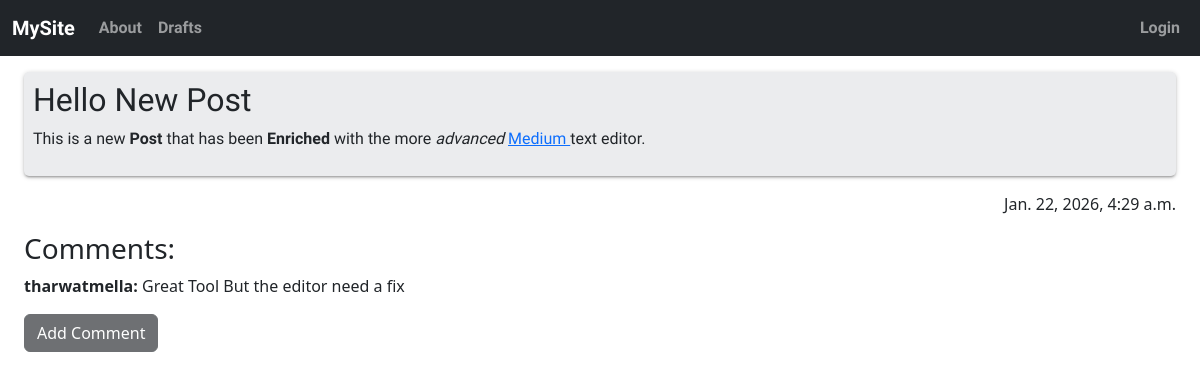
/postdetail/28, run on an earlier commit of the app's database.
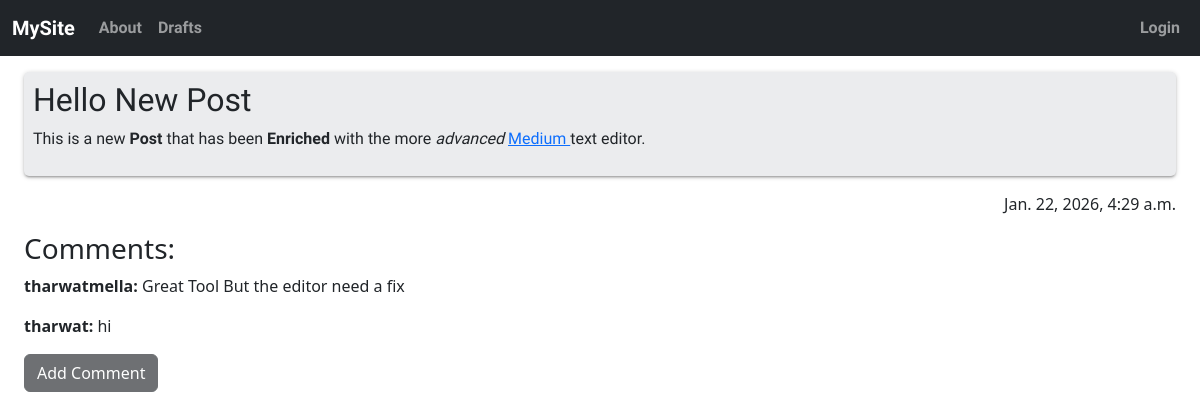
And on a later commit of the database.
### basic_app/models.py (models this page shows, shortened)
class Post(models.Model):
    author = models.ForeignKey("auth.User", on_delete=models.CASCADE)
    title = models.CharField(max_length=30)
    text = models.TextField()
    is_Published = models.BooleanField(default=False)
    creation_date = models.DateTimeField(
        default=timezone.now,
    )
    publication_date = models.DateTimeField(null=True, blank=True)

class Comment(models.Model):
    post = models.ForeignKey(Post, on_delete=models.CASCADE)
    user = models.ForeignKey("auth.User", on_delete=models.CASCADE)
    text = models.TextField()
    creation_date = models.DateTimeField(default=timezone.now)
    approved = models.BooleanField(default=False)

### basic_app/views.py (the view)
# urls.py: path("postdetail/<int:pk>", PostDetail.as_view(), name="detail"),
class PostDetail(DetailView):
    model = Post
    def get(self, request, *args, **kwargs):
        result = super().get(self, request, *args, **kwargs)
        if self.object.author == request.user or self.object.is_Published:
            return result
        else:
            return redirect("/")
    def get_context_data(self, **kwargs):
        result=super().get_context_data(**kwargs)
        if self.request.user.is_authenticated:
            blocked = Blocklist.objects.filter(post=self.object, user=self.request.user)
            if blocked:
                result["commentAllowed"] = False
            else:
                result["commentAllowed"] = True
        return result

### basic_app/templates/basic_app/post_detail.html (shortened to what this page needs)
{% extends "basic_app/base.html" %}
{%block body%}
<div class="post mt-3">
    <h2 class="posttitle">{{post.title}}</h2>
    <div>{{post.text|safe}}</div>
</div>
<div>
    {% if post.is_Published %}
    <p class="text-end mt-3 fw-lighter fs-6">{{post.publication_date}}</p>
    {% else %}
    <p class="text-end mt-3 fw-lighter fs-6">the Post is still Draft Please Delete or Publish</p>
    <a class="btn btn-primary" href={%url 'blog:postPublish' post.pk%}>Publish</a>
    {% endif %}
</div>
<div class="comments mt-3">
    <h3>Comments:</h3>
    {%for comment in post.comment_set.all%}
    {% if post.author == user %}
    <p><b>{{comment.user}}: </b>{{comment.text|safe}}
        {%if comment.isBanned%}
        <a href={%url "blog:ban" userpk=comment.user.pk postpk=post.pk%}> UnBan </a>
        {%else%}
        <a href={%url "blog:ban" userpk=comment.user.pk postpk=post.pk%}> Ban </a>
        {% endif %}
        {% if not comment.approved %}
        <a type="button" class="btn btn-dark btn-sm" href={%url 'blog:commentApprove' comment.pk%}>Approve</a>
        <a type="button" class="btn btn-dark btn-sm" href={%url 'blog:commentRemove' comment.pk%}>Remove</a>
        {% endif %}
    </p>
    {% elif comment.approved %}
    <p><b>{{comment.user}}: </b>{{comment.text}}</p>
    {%endif%}
    {%endfor%}
</div>
{%if commentAllowed%}
<a class="btn btn-dark" href={%url 'blog:createComment' post.pk%}>Add Comment</a>
{% else %}
<a class="btn btn-dark disabled" href={%url 'blog:createComment' post.pk%}>Add Comment</a>
{%endif%}
{%endblock%}

### basic_app/templates/basic_app/base.html (shortened to what this page needs)
<!DOCTYPE html>
{%load static%}
<html lang="en">
<head>
    <link href="https://cdn.jsdelivr.net/npm/bootstrap@5.3.8/dist/css/bootstrap.min.css" rel="stylesheet"
>
    <link rel="stylesheet" href="//cdn.jsdelivr.net/npm/medium-editor@latest/dist/css/medium-editor.min.css"
        type="text/css" media="screen" charset="utf-8">
    <link rel="stylesheet" href="{% static 'css/blog.css'%}">
</head>
<body class="">
    <nav class="navbar navbar-expand-md navbar-dark bg-dark fonted">
        <div class="container-fluid">
            <a class="rainbow-text navbar-brand" href={%url "blog:list" %}>MySite</a>
            <div class="collapse navbar-collapse " id="mainNavbar">
                <ul class="navbar-nav me-auto mb-2 mb-lg-0">
                    <li class="nav-item">
                        <a class="nav-link" href={%url 'blog:about' %}>About</a>
                    </li>
                    <li class="nav-item">
                        <a class="nav-link" href={%url 'blog:drafts' %}>Drafts</a>
                    </li>
                </ul>
                <ul class="navbar-nav">
                    {%if user.is_authenticated%}
                    <form class="d-flex" method="post" action={%url 'logout' %}>
                        {% csrf_token %}
                        <li class="nav-item">
                            <button class="nav-link" type="submit">Logout</button>
                        </li>
                    </form>
                    <li class="nav-item">
                        <a class="nav-link" href={%url 'blog:createPost' %}>Post</a>
                    </li>
                    <li class="nav-item">
                        <a class="nav-link">Welcome, {{user}}</a>
                    </li>
                    {% else %}
                    <li class="nav-item">
                        <a class="nav-link" href={%url 'login' %}>Login</a>
                    </li>
                    {%endif%}
                </ul>
            </div>
        </div>
    </nav>
    <div class="container-fluid px-4">
        {%block body%}
        {%endblock%}
    </div>
</body>
</html>

### basic_app/static/css/blog.css (style rules this page uses)
.fonted { font-family: "Tektur", sans-serif; font-optical-sizing: auto; font-weight: 900; font-style: normal; font-variation-settings: "wdth" 75; }
.post { background-color: rgb(235, 236, 238); border-radius: 5px; box-shadow: 0 2px 2px 0 rgba(0, 0, 0, 0.14), 0 3px 1px -2px rgba(0, 0, 0, 0.12), 0 1px 5px 0 rgba(0, 0, 0, 0.2); padding: 9px; font-family: "Quicksand", system-ui; font-weight: 400; }
.rainbow-text { animation-name: rainbow; animation-duration: 2000ms; animation-iteration-count: infinite; animation-direction: alternate; }

What changed in the data, as far as the page shows it:
added Comment: user "tharwat", text "hi"
